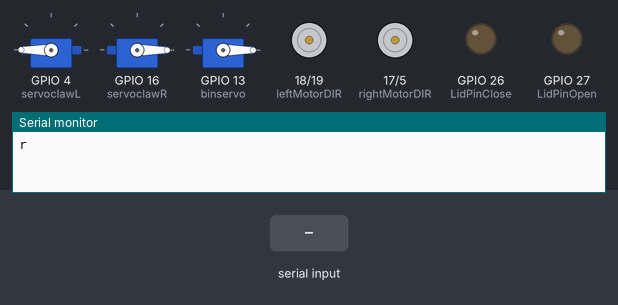
Bench run of a sketch on a simulated ESP32. Parts: 3 × servo, direction and speed pins drawn as motors (green arrow = direction pin HIGH = forward, orange = LOW = backward, longer = more drive), output pins drawn as LEDs (lit = HIGH), the last lines printed to the serial monitor. Inputs (shaded band) come from the test bench.

Above: at 1.2 s.
1.3 s: "1\n" received over Serial
At 2.1 s:
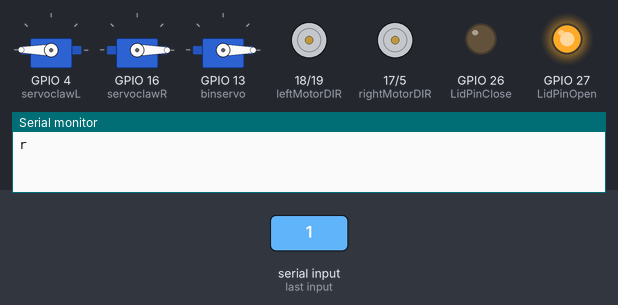
At 12.2 s:
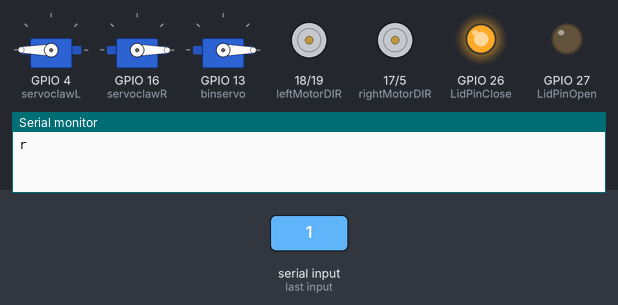
13.0 s: "1,90\n" received over Serial
At 22.1 s:
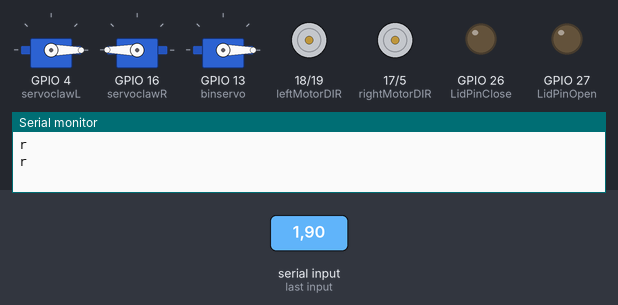
Timing chart, 0 to 25.2 s (numbered marks = the images above; inputs shaded):
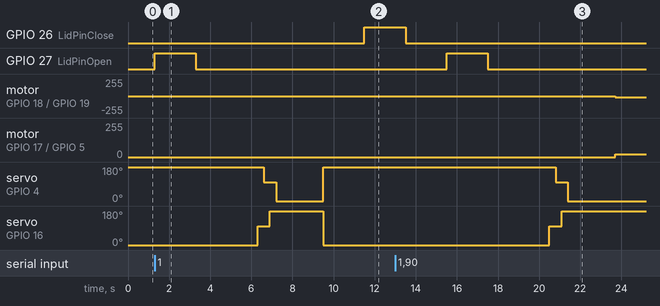

Measured:
- after the input at 1.3 s, GPIO 26 (LidPinClose): LOW → HIGH after 10.2 s; GPIO 27 (LidPinOpen): LOW → HIGH at once, → LOW 2.0 s later; servo on GPIO 4 (servoclawL): 180° → 100° after 5.3 s, → 0° 0.60 s later, → 180° 2.3 s later; servo on GPIO 16 (servoclawR): 0° → 100° after 5.0 s, → 180° 0.60 s later, → 0° 2.6 s later
- after the input at 13.0 s, GPIO 27 (LidPinOpen): LOW → HIGH after 2.5 s, → LOW 2.0 s later; motor on GPIO 18 (leftMotorDIR) / GPIO 19 (leftMotorPWM): stopped → backward 20/255 after 10.7 s

The sketch:

ultrasonic-ros.ino
```cpp
#include "CytronMotorDriver.h"
#include <ESP32Servo.h>

Servo clawL;
Servo clawR;
Servo bin;
Servo camera;

int leftMotorPWM = 19;
int leftMotorDIR = 18;
int rightMotorPWM = 5;
int rightMotorDIR = 17;
int servoclawL = 4;
int servoclawR = 16;
int binservo = 13;
int posclawR = 0.00;
int posclawL = 180.00;
int camerapin = 15;
int LidPinOpen = 27 ;
int LidPinClose = 26 ;


int posClosingclawL = 0;
int cameraPos = 0;


// Setting PWM properties
const int freq = 30000;
const int pwmChannel = 4;
const int resolution = 8;


void straight(){
  ledcWrite(leftMotorPWM, 20);
  digitalWrite(leftMotorDIR, LOW);

  ledcWrite(rightMotorPWM, 20);
  digitalWrite(rightMotorDIR, HIGH);
}

void reverse(){
  ledcWrite(leftMotorPWM, 100);
  digitalWrite(leftMotorDIR, HIGH);

  ledcWrite(rightMotorPWM, 100);
  digitalWrite(rightMotorDIR, HIGH);
}

void stop(){
  ledcWrite(leftMotorPWM, 0);
  ledcWrite(rightMotorPWM, 0);
}


void lidOpen(){
  analogWrite(LidPinOpen,255);
  delay(2000);
  analogWrite(LidPinOpen, 0);
}

void lidClose(){
  analogWrite(LidPinClose,255);
  delay(2000);
  analogWrite(LidPinClose, 0);
}

void ClawOpen(){
// Normal Opening Of Claws
  /*for(int i = posclawR , j = posclawL ; i<=180 && j >=90 ; i++ , j--){
    clawL.write(j);
    clawR.write(i);

    posclawR = i;
    posclawL = j;
  }*/
  // For Better Capturing Technique
  clawR.write(100);
  delay(300);
  clawL.write(100);
  delay(300);
  clawR.write(180);
  delay(300);
  clawL.write(0);
  delay(300);
}

void ClawClose(){
  for(int i = posclawR , j = posclawL ; i>=0 && j <=180 ; i-- , j++  )
  {
    clawL.write(j);
    clawR.write(i);

    posclawR = i;
    posclawL = j;
  }
}

void setup() {
  Serial.begin(9600);
  Serial.println("r");

  ESP32PWM::allocateTimer(0);
	ESP32PWM::allocateTimer(1);
	ESP32PWM::allocateTimer(2);
	ESP32PWM::allocateTimer(3);
  clawR.setPeriodHertz(50);
  clawL.setPeriodHertz(50);
  bin.setPeriodHertz(50);

  clawL.attach(servoclawL,500,2400);
  clawR.attach(servoclawR,500,2400);
  bin.attach(binservo,500,2400);
  clawL.write(180); // Set at Closed
  clawR.write(0); // Set at Closed
  bin.write(0); // Set at Biodegradable

  pinMode(leftMotorPWM, OUTPUT);
  pinMode(leftMotorDIR, OUTPUT);
  pinMode(rightMotorPWM, OUTPUT);
  pinMode(rightMotorDIR, OUTPUT);

  // configure LEDC PWM
  ledcAttachChannel(leftMotorPWM, freq, resolution, pwmChannel);
  ledcAttachChannel(rightMotorPWM, freq, resolution, pwmChannel);
}


// autonomous functions
void loop()
{
  if (Serial.available() > 0)
  {
        String str = Serial.readStringUntil('\n');  // Read data until newline
        str.trim();  // Remove extra spaces or newlines
        const char* command = str.c_str(); // convert String to char*
        int arr[2];

        // converting char* to int array
        char commandCopy[str.length() + 1];  // Create a writable character array
        strcpy(commandCopy, str.c_str());    // Copy the string into it
        char *p = strtok(commandCopy, ",");

        size_t index = 0;

        while (p != nullptr && index<2)
        {
          arr[index++] = atoi(p);
          p = strtok(NULL, ",");
        }


        if (arr[0] == 1)

          {
            // for when object is detected
            lidOpen();
            delay(3000);
            ClawOpen();
            delay(2000);
            straight();
            delay(arr[1]*1000);
            stop();
            ClawClose();
            delay(2000);
            lidClose();
            delay(2000);
            Serial.println("r");
          }

        else if (arr[0] == 2)
          {
            // for when nothing detected
            Serial.println("r");
          }
  }
}
```

checksum.c
```cpp

```
